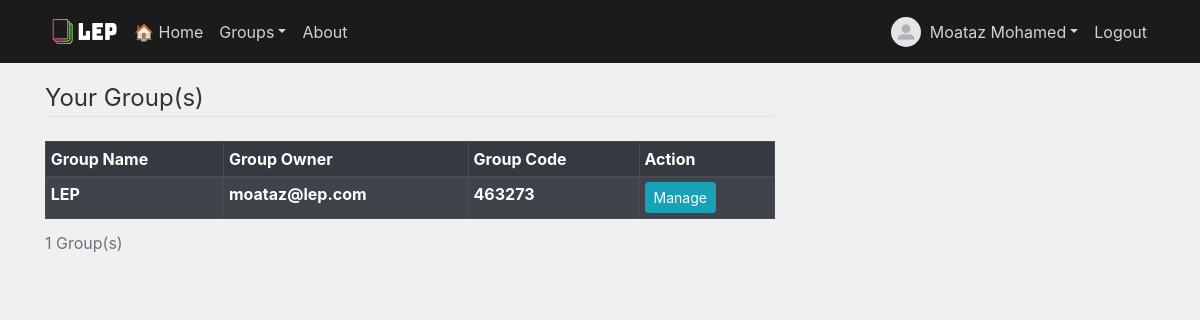
Page /group/list/ (signed in) on the committed database.
### accounts/models.py (models this page shows, shortened)
class User(AbstractBaseUser):
    image        = models.ImageField(default='default.jpg', upload_to='profile_pics')
    email        = models.EmailField(max_length=255,unique=True)
    first_name   = models.CharField(max_length=30)
    last_name    = models.CharField(max_length=30)
    account_types = [
    ('student', 'Student'),
    ('teacher', 'Teacher'),
    ('manager', 'Manager') ]
    account_type = models.CharField(choices=account_types, max_length=7)
    active       = models.BooleanField(default=True)
    staff        = models.BooleanField(default=False)
    admin        = models.BooleanField(default=False)
    no_of_groups = models.IntegerField(default=0)
    USERNAME_FIELD  = 'email'
    REQUIRED_FIELDS = []
    def get_full_name(self):
        full_name = self.first_name + ' ' + self.last_name
        return full_name
    def get_account_type(self):
        return self.account_type
    def get_no_of_groups(self):
        return self.no_of_groups
    objects = UserManager()

### groups/models.py (models this page shows)
class Group(models.Model):
    group_name   = models.CharField(max_length=50, unique=True)
    group_code   = models.IntegerField(default=code_generator, unique=True)
    group_owner  = models.CharField(default="manager", max_length=255)
    member_count = models.IntegerField(default=0)
    def __str__(self):
        return self.group_name

class Manager(models.Model):
    group = models.OneToOneField(Group, on_delete=models.CASCADE)
    name  = models.CharField(default=user_full_name, max_length=255)
    email = models.CharField(default=user_email, max_length=255)
    def __str__(self):
        return self.email

### groups/views.py (the view, shortened to what this page needs)
# urls.py: path('group/list/', group_list_view, name='group-list'),
@login_required
def group_list_view(request):
    user = get_user_model()
    user_account_type = user.get_account_type(request.user)
    user_obj = request.user
    user_email = user_obj.email
    user_no_of_groups = user.get_no_of_groups(request.user)
    groups = "-"
    group_code = '-'
    group_owner = '-'
    group_query = []
    if user_account_type == 'manager':
        if user_no_of_groups == 1:
            group_owner = Manager.objects.get(email=user_email)
            group_code = group_owner.group.group_code
            groups = group_owner.group
    elif user_account_type == 'student':
        if user_no_of_groups == 1:
            student = Student.objects.get(student_email=user_email)
            group_owner = student.group_owner
            group_code = student.group.group_code
            groups = student.group
    context = {
        'group_name' : groups,
        'group_owner' : group_owner,
        'group_code' : group_code,
        'group_query' : group_query,
    }
    return render(request, 'groups/group-list.html', context)

### groups/templates/groups/group-list.html (shortened to what this page needs)
{% extends 'main/base.html' %}
{% load crispy_forms_tags %}
{% block content %}
<div>
    <form method="POST"> {% csrf_token %}
        <fieldset class="form-group">
            {% if user.no_of_groups == 0 %}
                <h1>You Have No Group(s)</h1>
            {% else %}
                <legend class="border-bottom mb-4">Your Group(s)</legend>
                <div class="table-responsive">
                    <table class="table table-striped table-dark table-bordered table-sm">
                        <caption>{{ user.no_of_groups }} Group(s)</caption>
                        <thead>
                            <tr>
                                <th scope="col">Group Name</th>
                                <th scope="col">Group Owner</th>
                                <th scope="col">Group Code</th>
                                <th scope="col">Action</th>
                            </tr>
                        </thead>
                        <tbody>
                            {% if user.account_type == "manager" or user.account_type == "student" %}
                                <tr>
                                    <th scope="row">{{ group_name }}</th>
                                    <th scope="row">{{ group_owner }}</th>
                                    <th scope="row">{{ group_code }}</th>
                                    <th scope="row">
                                        {% if user.account_type == "manager" %}
                                            <a class="btn btn-info btn-sm" href="{% url 'group-manage' group_name %}" type="submit">Manage</a>
                                        {% elif user.account_type == "student" %}
                                            <a class="btn btn-info btn-sm" href="{% url 'group-manage' group_name %}" type="submit">Go To</a>
                                        {% endif %}
                                    </th>
                                </tr>
                            {% endif %}
                        </tbody>
                    </table>
                </div>
            {% endif %}
        </fieldset>
    </form>
</div>
{% endblock content %}

### main/templates/main/base.html (shortened to what this page needs)
{% load static %}
<!DOCTYPE html>
<html>
    <head>
        <link rel="stylesheet" href="https://maxcdn.bootstrapcdn.com/bootstrap/4.0.0/css/bootstrap.min.css">
        <link rel="stylesheet" href="https://use.fontawesome.com/releases/v5.0.10/css/all.css">
        <link rel="stylesheet" href="https://cdn.jsdelivr.net/npm/bootstrap@4.5.3/dist/css/bootstrap.min.css">
        <link rel="stylesheet" type="text/css" href="{% static 'main/main.css' %}">
        <link rel="stylesheet" type="text/css" href="{% static 'main/checkbox.css' %}">
    </head>
<body>
    <header class="site-header">
      <nav class="navbar navbar-expand-md navbar-dark bg-steel fixed-top">
        <div class="container">
          <img class="logo" src="/media/logo/lep_logo2.png">
          <div class="collapse navbar-collapse" id="navbarToggle">
            <div class="navbar-nav mr-auto">
              <a class="nav-item nav-link" href="{% url 'home-page' %}">🏠 Home</a>
              <li class="nav-item dropdown">
                <a class="nav-link dropdown-toggle" id="navbarDropdown" role="button" data-toggle="dropdown" aria-haspopup="true" aria-expanded="false">Groups</a>
              </li>
              <a class="nav-item nav-link" href="{% url 'about' %}">About</a>
            </div>
            <div class="navbar-nav">
              {% if user.is_authenticated %}
                <img class="rounded-circle profile-img" src="{{ user.image.url }}">
                <li class="nav-item dropdown">
                  <a class="nav-link dropdown-toggle" id="profileDropdown" role="button" data-toggle="dropdown" aria-haspopup="true" aria-expanded="false">{{ user.get_full_name }}</a>
                </li>
                <a class="nav-item nav-link" href="{% url 'logout' %}">Logout</a>
              {% else %}
                <a class="nav-item nav-link" href="{% url 'login' %}">Login</a>
                <a class="nav-item nav-link" href="{% url 'register' %}">Register</a>
              {% endif %}
            </div>
          </div>
        </div>
      </nav>
    </header>
    <main role="main" class="container">
      <div class="row">
        <div class="col-md-8">
          {% block content %}{% endblock %}
        </div>
      </div>
    </main>
  </body>
</html>

### main/static/main/main.css (style rules this page uses)
body { background: #f0f0f0; color: #333333; margin-top: 5rem; }
.bg-steel { background-color: #1b1b1b; }
.site-header .navbar-nav .nav-link { color: #cbd5db; }
.profile-img { height: 30px; width: 30px; margin-top: 5px; margin-right: 1px; margin-bottom: 1px; }
.logo { height: 45px; width: 80px; margin-top: 1px; margin-right: 1px; margin-bottom: 1px; }
a { color: #17a2b8; }

### rows in the picture
User: image (placeholder picture), get_full_name "Moataz Mohamed", no_of_groups "1"
Group: group_name "LEP"
Manager: email "moataz@lep.com"

### other values in the picture
{{ group_code }} "463273"
